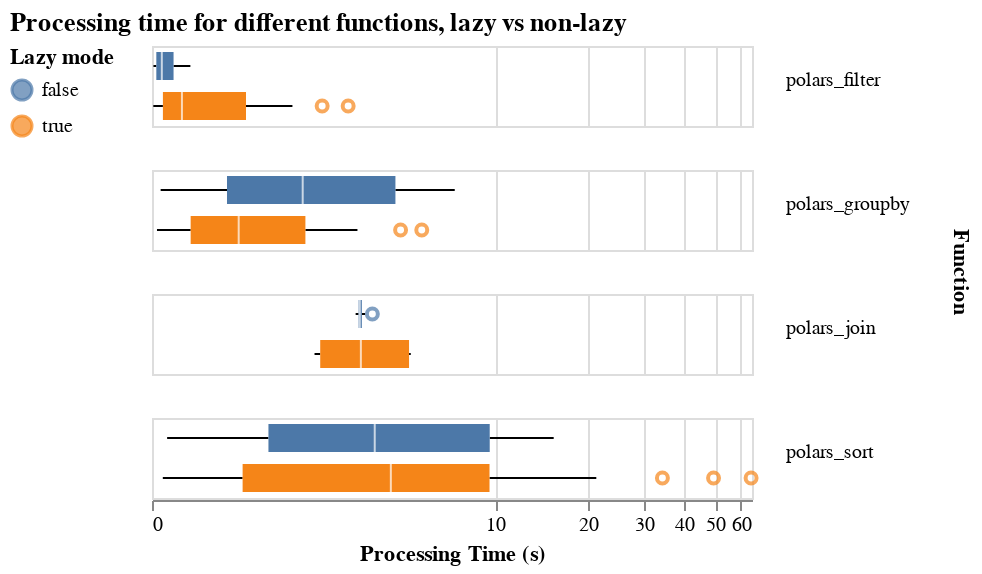

Source (notebook cell):
### Code cell
normal_boxplot(
    df,
    field="lazy",
    title="Processing time for different functions, lazy vs non-lazy",
    filename="preloaded-lazy-vs-non-lazy.png",
    filter="preload",
    legend_title="Lazy mode",
    # column='gpu',
)

### Figure 1 — Vega-Lite specification as saved in the notebook (floating-point values rounded to 4 significant figures; data arrays with more than 128 entries replaced by an {"elided": "..."} marker saying what was removed)
{"usermeta": {"embedOptions": {"theme": "carbong10"}}, "config": {"view": {"continuousWidth": 300, "continuousHeight": 300}}, "data": {"name": "data-15a2c4d7b09ac3ee64521ae9f33f9cce"}, "facet": {"row": {"field": "func", "header": {"labelAlign": "right", "labelAngle": 0, "labelBaseline": "alphabetic", "orient": "right"}, "title": "Function", "type": "nominal"}}, "spec": {"mark": {"type": "boxplot"}, "encoding": {"color": {"field": "lazy", "legend": {"orient": "left"}, "title": "Lazy mode", "type": "nominal"}, "x": {"field": "duration", "scale": {"type": "symlog"}, "title": "Processing Time (s)", "type": "quantitative"}, "y": {"axis": null, "field": "lazy", "type": "nominal"}}}, "title": {"text": "Processing time for different functions, lazy vs non-lazy", "subtitle": ""}, "transform": [{"filter": "datum.preload"}], "$schema": "https://vega.github.io/schema/vega-lite/v5.20.1.json", "datasets": {"data-15a2c4d7b09ac3ee64521ae9f33f9cce": {"elided": "384 records"}}}
